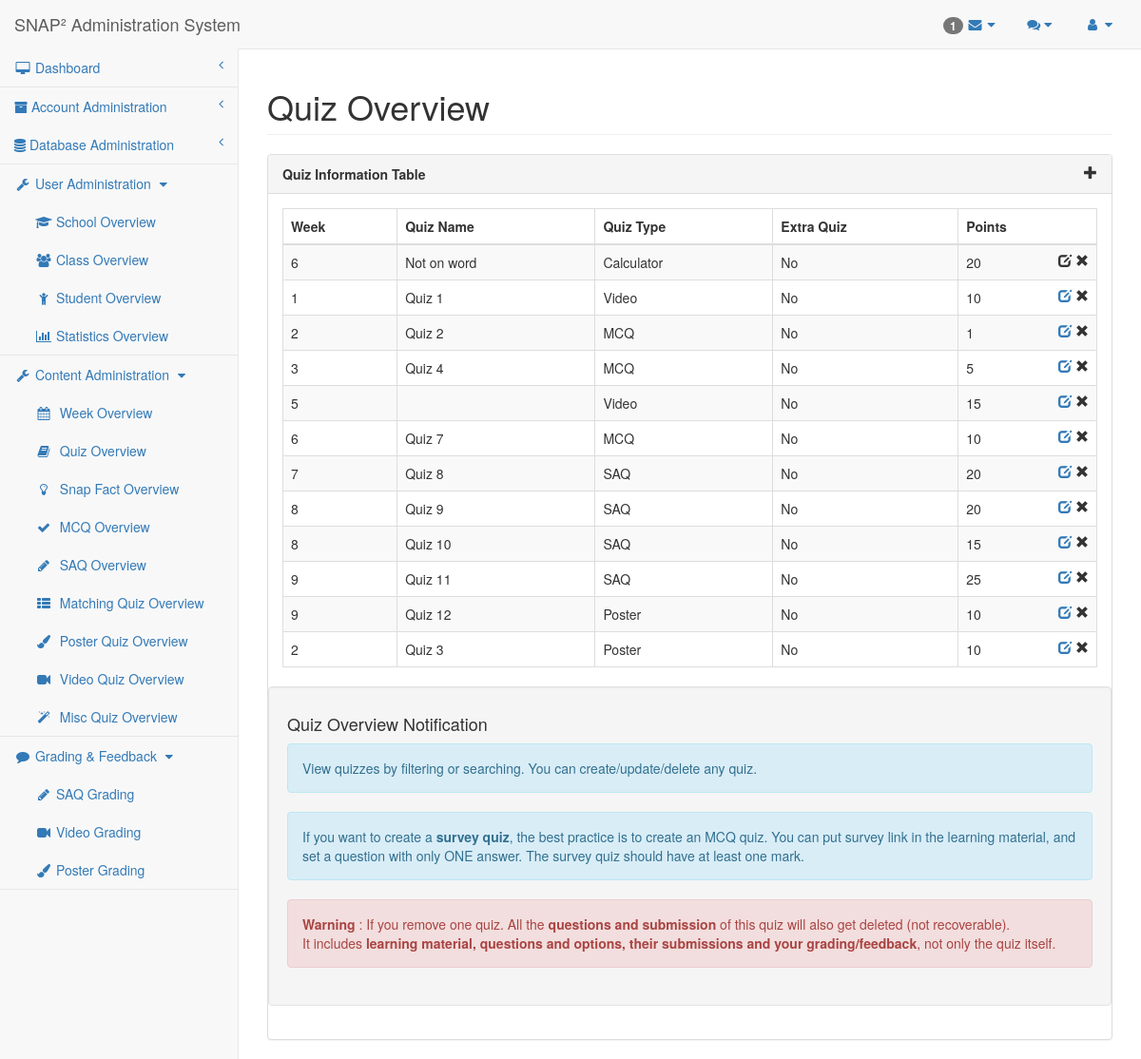
Before: /researcher/quiz.php (signed in) with the older database file.
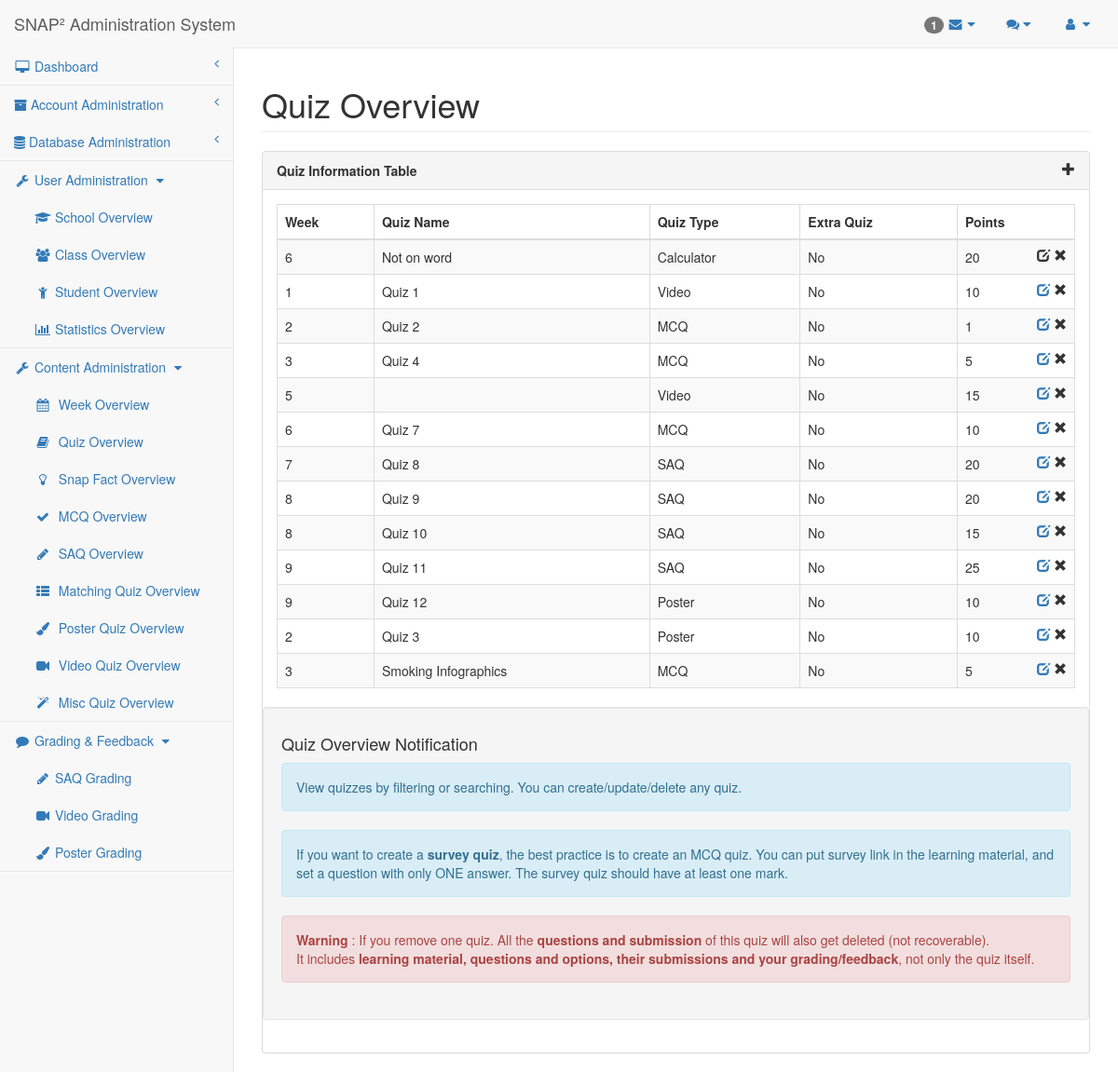
After: the same page with the newer database file.
### tables this page shows
CREATE TABLE `quiz` (
  `QuizID` mediumint(9) NOT NULL AUTO_INCREMENT,
  `Week` mediumint(9) DEFAULT NULL,
  `QuizType` enum('SAQ','MCQ','Matching','Poster','Misc') DEFAULT NULL,
  `ExtraQuiz` tinyint(1) DEFAULT 0,
  `TopicID` mediumint(9) DEFAULT NULL,
  `QuizName` text DEFAULT NULL,
  PRIMARY KEY (`QuizID`),
  KEY `Quiz_TopicID_FK` (`TopicID`),
  CONSTRAINT `Quiz_TopicID_FK` FOREIGN KEY (`TopicID`) REFERENCES `topic` (`TopicID`) ON DELETE CASCADE ON UPDATE CASCADE
);

CREATE TABLE `misc_section` (
  `QuizID` mediumint(9) NOT NULL DEFAULT 0,
  `QuizSubType` text DEFAULT NULL,
  `Points` mediumint(9) DEFAULT NULL,
  PRIMARY KEY (`QuizID`),
  CONSTRAINT `Misc_Section_QuizID_FK` FOREIGN KEY (`QuizID`) REFERENCES `quiz` (`QuizID`) ON DELETE CASCADE ON UPDATE CASCADE
);

CREATE TABLE `mcq_section` (
  `QuizID` mediumint(9) NOT NULL DEFAULT 0,
  `Points` mediumint(9) DEFAULT 0,
  PRIMARY KEY (`QuizID`),
  CONSTRAINT `MCQ_Section_QuizID_FK` FOREIGN KEY (`QuizID`) REFERENCES `quiz` (`QuizID`) ON DELETE CASCADE ON UPDATE CASCADE
);

CREATE TABLE `poster_section` (
  `QuizID` mediumint(9) NOT NULL DEFAULT 0,
  `Title` text DEFAULT NULL,
  `Description` text DEFAULT NULL,
  `Points` mediumint(9) DEFAULT NULL,
  PRIMARY KEY (`QuizID`),
  CONSTRAINT `Poster_Section_QuizID_FK` FOREIGN KEY (`QuizID`) REFERENCES `quiz` (`QuizID`) ON DELETE CASCADE ON UPDATE CASCADE
);

### researcher/researcher-lib.php (called while the page is built, shortened)
<?php
require_once("../mysql-lib.php");
$userAdminPageArr = array('School', 'Class', 'Student', 'Statistics');
$userAdminIconArr = array('mortar-board', 'users', 'child', 'bar-chart');
$contentAdminPageArr = array('Week', 'Quiz', 'Snap Fact', 'MCQ', 'SAQ', 'Matching', 'Poster', 'Video', 'Misc');
$quizTypeArr = array('Matching', 'Poster', 'Video', 'Image', 'Misc');
$contentAdminIconArr = array('calendar', 'book', 'lightbulb-o', 'check', 'pencil', 'th-list', 'paint-brush', 'video-camera', 'magic');
$gradingPageArr = array('SAQ Grading', 'Video Grading', 'Poster Grading');
$gradingIconArr = array('pencil', 'video-camera', 'paint-brush');
$editableQuizTypeArr = array('MCQ', 'SAQ', 'Matching', 'Poster', 'Video');
$miscQuizTypeArr = array('Calculator');
$pageName = basename($_SERVER['SCRIPT_FILENAME'], '.php');
$pageNameForView = getPageNameForView($pageName);
function getPageNameForView($pageName)
{
    $pageNameForView = str_replace('-', ' ', str_replace('editor', '', $pageName));
    $pageNameForView = str_replace('mcq', 'Multiple Choice Quiz', $pageNameForView);
    return ucwords($pageNameForView);
}
?>

### mysql-lib.php (called while the page is built, shortened)
<?php
function getQuizzes(PDO $conn)
{
    return getRecords($conn, "Quiz", array("Topic"));
}
function getQuizPoints(PDO $conn, $quizID)
{
    $pointsBySection = array('MCQ', 'Matching', 'Poster', 'Misc');
    $pointsByQuestion = array('SAQ', 'Video', 'Image');
    $points = 0;
    $quizTypeSql = "SELECT COUNT(*) FROM Quiz WHERE QuizID = ?";
    $quizTypeQuery = $conn->prepare($quizTypeSql);
    $quizTypeQuery->execute(array($quizID));
    if ($quizTypeQuery->fetchColumn() > 0) {
        $quizTypeSql = "SELECT QuizType FROM Quiz WHERE QuizID = ?";
        $quizTypeQuery = $conn->prepare($quizTypeSql);
        $quizTypeQuery->execute(array($quizID));
        $quizTypeResult = $quizTypeQuery->fetch(PDO::FETCH_OBJ);
        $quizType = $quizTypeResult->QuizType;
        if (in_array($quizType, $pointsBySection)) {
            $pointsSql = "SELECT Points AS SumPoints FROM Quiz NATURAL JOIN " . $quizType . "_Section WHERE QuizID = ?";
        } else if (in_array($quizType, $pointsByQuestion)) {
            $pointsSql = "SELECT SUM(Points) AS SumPoints FROM Quiz NATURAL JOIN SAQ_Section NATURAL JOIN SAQ_Question WHERE QuizID = ?";
        } else {
            throw new Exception("Unexpected Quiz Type. QuizID: " . $quizID);
        }
        $pointsQuery = $conn->prepare($pointsSql);
        $pointsQuery->execute(array($quizID));
        $pointsResult = $pointsQuery->fetch(PDO::FETCH_OBJ);
        if (strlen($pointsResult->SumPoints) > 0) {
            $points = $pointsResult->SumPoints;
        }
    }
    return $points;
}
function getRecords(PDO $conn, $tableName, array $joinTables = null)
{
    $tableSql = "SELECT * FROM " . $tableName;
    if ($joinTables != null) {
        foreach ($joinTables as $joinTable) {
            $tableSql .= " NATURAL JOIN " . $joinTable;
        }
    }
    $tableQuery = $conn->prepare($tableSql);
    $tableQuery->execute();
    $tableResult = $tableQuery->fetchAll(PDO::FETCH_OBJ);
    return $tableResult;
}

### researcher/quiz.php (the view, shortened to what the changed rows need)
<?php
require_once("../mysql-lib.php");
require_once("researcher-lib.php");
$columnName = array('QuizID', 'Week', 'QuizName', 'QuizType', 'ExtraQuiz', 'Points');
try {
    $conn = db_connect();
} catch (Exception $e) {
    debug_err($e);
}
try {
    if (strpos($pageName, 'quiz') !== false) {
        if (isset($_GET['week'])) {
            $quizResult = getQuizzesByWeek($conn, $_GET['week']);
        } else {
            $quizResult = getQuizzes($conn);
        }
    }
} catch (Exception $e) {
    debug_err($e);
}
?>
<!DOCTYPE html>
<html lang="en">
<?php require_once('header-lib.php'); ?>
<body>
<div id="wrapper">
    <?php require_once('navigation.php'); ?>
    <div id="page-wrapper">
        <div class="row">
            <div class="col-lg-12">
                <h1 class="page-header"><?php echo $pageNameForView; ?> Overview
                </h1>
            </div>
        </div>
        <div class="row">
            <div class="col-lg-12">
                <div class="panel panel-default">
                    <div class="panel-body">
                        <div class="dataTable_wrapper">
                            <table class="table table-striped table-bordered table-hover" id="datatables">
                                <?php require_once('table-head.php'); ?>
                                <tbody>
                                <?php for ($i = 0; $i < count($quizResult); $i++) {
                                    $quizID = $quizResult[$i]->QuizID;
                                    $quizType = getQuizType($conn, $quizID);
                                    $points = getQuizPoints($conn, $quizID);
                                    ?>
                                    <tr class="<?php if ($i % 2 == 0) {
                                        echo "odd";
                                    } else {
                                        echo "even";
                                    } ?>">
                                        <td><?php echo $quizResult[$i]->Week ?></td>
                                        <td><?php echo $quizResult[$i]->QuizName ?></td>
                                        <td><?php echo $quizType ?></td>
                                        <td><?php if($quizResult[$i]->ExtraQuiz==1) echo "Yes"; else echo "No"; ?></td>
                                        <td><?php echo $points ?>
                                            <span class="glyphicon glyphicon-remove pull-right"
                                                  aria-hidden="true"></span>
                                            <span class="pull-right" aria-hidden="true">&nbsp;</span>
                                            <?php if (in_array($quizType, $editableQuizTypeArr)) { ?>
                                                <a href="<?php echo strtolower($quizType); ?>-editor.php?quizID=<?php echo $quizID ?>">
                                                    <span class="glyphicon glyphicon-edit pull-right"
                                                          aria-hidden="true"></span>
                                                </a>
                                            <?php } else if (in_array($quizType, $miscQuizTypeArr)) { ?>
                                                <span class="glyphicon glyphicon-edit pull-right"
                                                      data-toggle="modal"
                                                      data-target="#dialog" aria-hidden="true"></span>
                                            <?php } ?>
                                        </td>
                                    </tr>
                                <?php } ?>
                                </tbody>
                            </table>
                        </div>
                    </div>
                </div>
            </div>
        </div>
    </div>
</div>
<?php require_once('sb-admin-lib.php'); ?>
</body>
</html>

### researcher/navigation.php (shortened to what the changed rows need)
<?php
require_once("../mysql-lib.php");
require_once("researcher-lib.php");
?>
<?php require_once('header-lib.php'); ?>
<nav class="navbar navbar-default navbar-static-top" role="navigation" style="margin-bottom: 0"
     xmlns="http://www.w3.org/1999/html">
    <?php if (isset($_SESSION['researcherID']) && isset($_SESSION['researcherUsername'])): ?>
        <div class="navbar-default sidebar" role="navigation">
            <div class="sidebar-nav navbar-collapse">
                <ul class="nav" id="side-menu">
                    <li>
                        <ul id="userAdmin" class="collapse in nav nav-second-level" aria-expanded="true">
                            <?php for ($i = 0; $i < count($userAdminPageArr); $i++) { ?>
                                <li>
                                    <a href="<?php echo strtolower($userAdminPageArr[$i]); ?>.php"><i
                                                class="fa fa-fw fa-<?php echo $userAdminIconArr[$i]; ?>"></i>&nbsp;<?php echo $userAdminPageArr[$i]; ?>
                                        Overview</a>
                                </li>
                            <?php } ?>
                        </ul>
                    </li>
                    <li>
                        <ul id="contentAdmin" class="collapse in nav nav-second-level" aria-expanded="true">
                            <?php for ($i = 0; $i < count($contentAdminPageArr); $i++) { ?>
                                <li>
                                    <a href="<?php echo str_replace(" ", "-", strtolower($contentAdminPageArr[$i])); ?>.php">
                                        <i class="fa fa-fw fa-<?php echo $contentAdminIconArr[$i]; ?>"></i>
                                        &nbsp;<?php echo $contentAdminPageArr[$i];
                                        if (in_array($contentAdminPageArr[$i], $quizTypeArr)) echo " Quiz" ?>
                                        Overview</a>
                                </li>
                            <?php } ?>
                        </ul>
                    </li>
                    <li>
                        <ul id="gradingPage" class="collapse in nav nav-second-level" aria-expanded="true">
                            <?php for ($i = 0; $i < count($gradingPageArr); $i++) { ?>
                                <li>
                                    <a href="<?php echo str_replace(" ", "-", strtolower($gradingPageArr[$i])); ?>.php"><i
                                                class="fa fa-fw fa-<?php echo $gradingIconArr[$i]; ?>"></i>&nbsp;<?php echo $gradingPageArr[$i]; ?>
                                    </a>
                                </li>
                            <?php } ?>
                        </ul>
                    </li>
                </ul>
            </div>
        </div>
    <? endif; ?>
</nav>
<?php require_once('sb-admin-lib.php'); ?>

### researcher/table-head.php (shortened to what the changed rows need)
<thead>
<tr>
    <?php for ($i = 0; $i < count($columnName); $i++) { ?>
        <th <?php if ($i == 0) {
            echo 'style="display:none"';
        } ?>><?php
            $parts = preg_split('/(?=[A-Z])/', $columnName[$i]);
            for($j=0;$j<count($parts);$j++){
                echo $parts[$j];
            }
            ?></th>
    <?php } ?>
</tr>
</thead>

Changed rows visible on the page:
added quiz: Week "3", QuizName "Smoking Infographics", QuizType "MCQ", ExtraQuiz "No", QuizID.Points "5"
